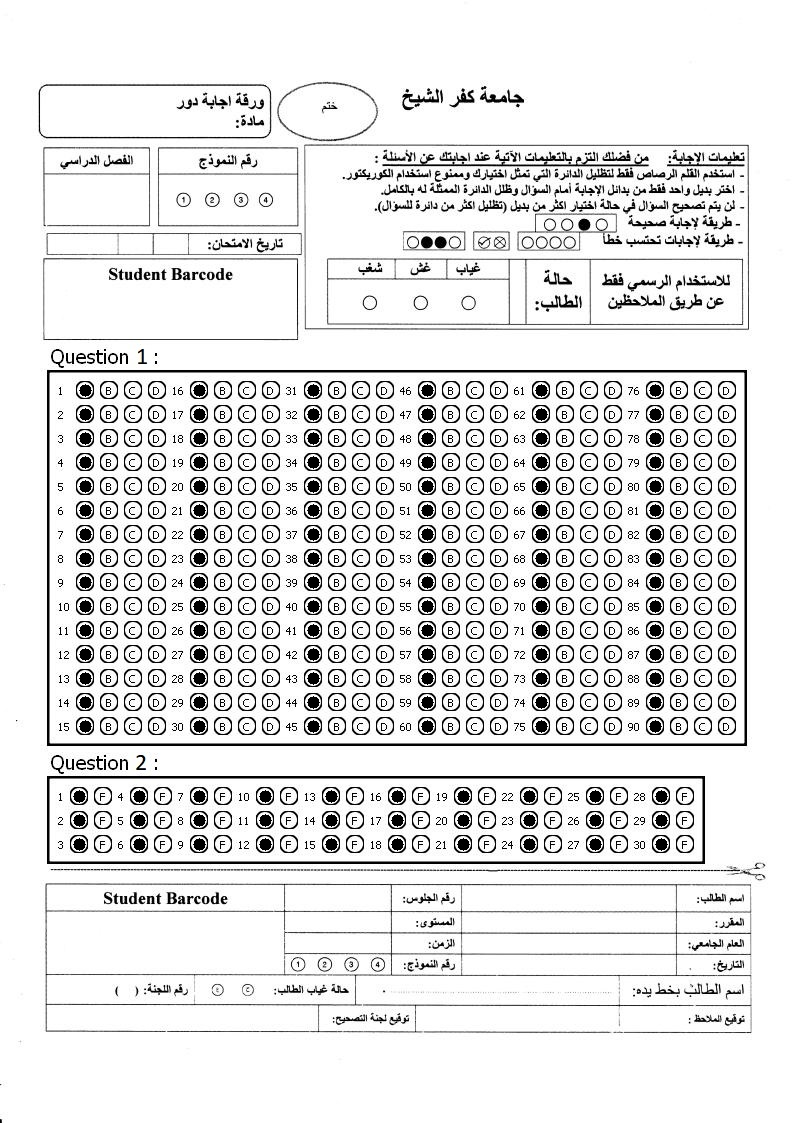
#> input picture imgs/t1.jpg, 794 x 1123 px
$ python main.py
#> lines starting #> are read from the running program, lines starting #| are printed output that depends on the picture; after the words box and inside, x2 and y2 are one past the last pixel; in counts of white or black regions, pixels touching at a corner belong together
#> (reads Model Answers.csv from the repository)
### utlis.py
import cv2
import numpy as np
from datetime import datetime
import csv


def pre_process(img_path):
    img = cv2.imread(img_path)
    # img = cv2.resize(img, (794, 1123))
    # print(img.shape)
    img_gray = cv2.cvtColor(img, cv2.COLOR_BGR2GRAY)  # CONVERT TO GRAYSCALE
    img_thresh = cv2.threshold(img_gray, 160, 255, cv2.THRESH_BINARY_INV)[1]  # APPLY THRESHOLD AND INVERSE
    return img, img_thresh


def split_1(img_thresh, img_coords, no_of_blocks, no_of_block_quest, no_of_choices):
    q_x, q_y, q_w, q_h = img_coords

    # 2D(questions x choices) array TO STORE THE NON ZERO VALUES OF EACH BOX
    pixel_val = np.zeros((no_of_blocks*no_of_block_quest, no_of_choices))

    # img_thresh = img_thresh[q_y+5:q_y + q_h-13, q_x:q_x + q_w-23]  # Outer bounding rectangle
    img_thresh = img_thresh[q_y:q_y + q_h, q_x:q_x + q_w]  # Outer bounding rectangle
    # cv2.imshow("imgContours", img_thresh)
    # cv2.waitKey(0)

    cells = []
    for i in range(no_of_blocks):
        w = 114*i
        b = img_thresh[:, 29+w-1:29+w+90+1]
        # print(b.shape)
        # cv2.imshow("imgCo'ntours", b[11-3:365+3, :])
        # cv2.waitKey(0)

        rows = np.vsplit(b[11 - 3:365 + 3, :], no_of_block_quest)

        for ir, r in enumerate(rows):
            # print(r.shape)
            # cv2.imshow("imgContosurss", r)
            # cv2.waitKey(0)

            cols = np.hsplit(r, no_of_choices)

            for iy, c in enumerate(cols):
                cells.append(c)
                total_pixels = cv2.countNonZero(c)
                pixel_val[ir+(i*no_of_block_quest)][iy] = total_pixels

                # [5 lines of commented-out code are left out]
    return pixel_val


def user_ans(pixel_val, no_of_blocks, no_of_block_quest, labels, ans, thresh):
    no_of_quests_1 = no_of_blocks * no_of_block_quest
    choice_index = []  # Index of user choice
    user_choices = []

    for x in range(0, no_of_quests_1):
        arr = pixel_val[x]

        # get user ans label(s)
        choices = " or ".join([labels[idx] for idx, i in enumerate(arr > thresh) if i ])
        user_choices.append(choices)

        # Ensure that only one circle (ans) is well marked
        if sum(arr > thresh) == 1:
            myIndexVal = np.where(arr == np.amax(arr))
            choice_index.append(myIndexVal[0][0])
        else:
            choice_index.append(-1)

    # COMPARE THE VALUES TO FIND THE CORRECT ANSWERS
    grading = []
    for x in range(0, no_of_quests_1):
        if ans[x] == choice_index[x]:
            grading.append(1)
        else:
            grading.append(0)

    return choice_index, user_choices, grading


def split_2(img_thresh, img_coords, no_of_blocks, no_of_block_quest, no_of_choices):
    # [10 lines of commented-out code are left out]

    q_x, q_y, q_w, q_h = img_coords

    # 2D(questions x choices) array TO STORE THE NON ZERO VALUES OF EACH BOX
    pixel_val = np.zeros((no_of_blocks*no_of_block_quest, no_of_choices))

    img_thresh = img_thresh[q_y:q_y + q_h, q_x :q_x + q_w]  # Outer bounding rectangle
    # cv2.imshow("imgContours", img_thresh)
    # cv2.waitKey(0)

    cells = []
    # idx = 1
    for i in range(no_of_blocks):  # __no_of_blocks
        if i < 3:
            w = 60 * i
        else:
            w = (60*2) + (66 * (i-2))

        b = img_thresh[:, 23+w-2:23+w+42+2]
        # cv2.imshow("imgContourss", b)
        # cv2.waitKey(0)

        rows = np.vsplit(b[11-3:77+3, :], no_of_block_quest) # __no_of_block_quest

        for ir, r in enumerate(rows):
            # print(r.shape)
            # cv2.imshow("imgContosurss", r)
            # cv2.waitKey(0)

            cols = np.hsplit(r, no_of_choices) # __no_of_choices

            for iy, c in enumerate(cols):
                cells.append(c)
                total_pixels = cv2.countNonZero(c)
                pixel_val[ir+(i*no_of_block_quest)][iy] = total_pixels

                # [5 lines of commented-out code are left out]
    return pixel_val


def user_ans_2(pixel_val, no_of_blocks, no_of_block_quest, labels, ans, thresh):
    no_of_quests_1 = no_of_blocks * no_of_block_quest
    choice_index = []  # Index of user choice
    user_choices = []

    for x in range(0, no_of_quests_1):
        arr = pixel_val[x]

        # get user ans label(s)
        choices = " or ".join([labels[idx] for idx, i in enumerate(arr > thresh) if i ])
        user_choices.append(choices)

        # Ensure that only one circle (ans) is well marked
        if sum(arr > thresh) == 1:
            myIndexVal = np.where(arr == np.amax(arr))
            choice_index.append(myIndexVal[0][0])
        else:
            choice_index.append(-1)

    # COMPARE THE VALUES TO FIND THE CORRECT ANSWERS
    grading = []
    for x in range(0, no_of_quests_1):
        if ans[x] == choice_index[x]:
            grading.append(1)
        else:
            grading.append(0)


    return choice_index, user_choices, grading


def evaluate_1(img_path, img_coords, quest_specs, thresh):
    no_of_blocks_1, no_of_block_quest_1, no_of_choices_1, labels_1, ans_1 = quest_specs[0]

    img, img_thresh = pre_process(img_path)
#> in pre_process, img is the input picture: shape (1123, 794, 3); mean B, G, R 227.3, 227.3, 227.3
#> in pre_process, `img_thresh = cv2.threshold(img_gray, 160, 255, cv2.THRESH_BINARY_INV)[1]`:
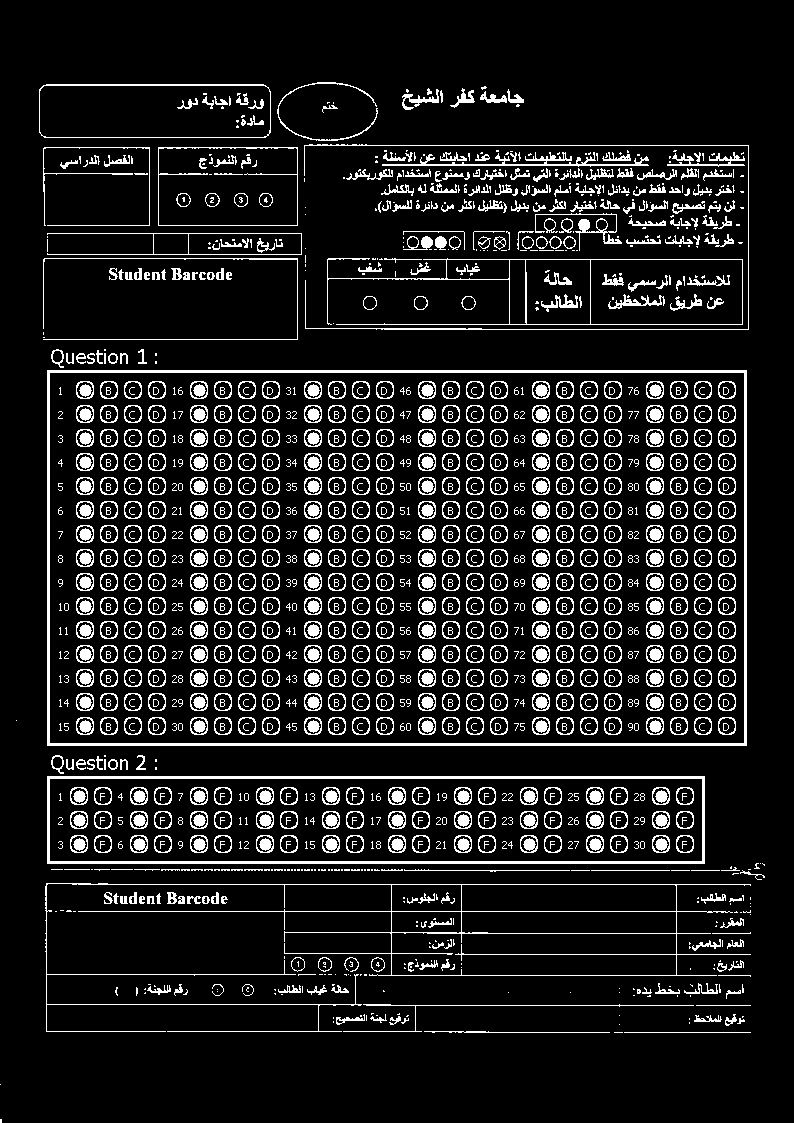
#> img_thresh: shape (1123, 794); 11.5% white in thin lines or dots, all inside (x1, y1, x2, y2) = (0, 82, 765, 1123)

    pixel_val_1 = split_1(img_thresh, img_coords[0], no_of_blocks_1, no_of_block_quest_1, no_of_choices_1)
#> in split_1, `img_thresh = img_thresh[q_y:q_y + q_h, q_x:q_x + q_w]`: img_thresh: shape (376, 700); 22% white; 862 white regions (261 under 20 px), largest, box (x1, y1, x2, y2) and area: (0, 0, 700, 376) 6420, (29, 11, 47, 29) 207, (485, 11, 503, 29) 207
#> the loop in split_1, `for i in range(no_of_blocks):` made 6 passes
#> pass 1, in split_1, `b = img_thresh[:, 29+w-1:29+w+90+1]`:
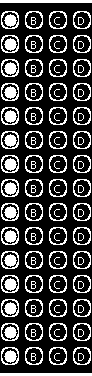
#> b: shape (376, 92); 25.4% white; 107 white regions (15 under 20 px), largest, box (x1, y1, x2, y2) and area: (0, 0, 92, 3) 276, (0, 373, 92, 376) 276, (1, 11, 19, 29) 207
#> after the loop in split_1, `for i in range(no_of_blocks):`: c: shape (24, 23); 20.7% white in thin lines or dots, all inside (x1, y1, x2, y2) = (4, 3, 22, 21)
#> after the loop in split_1, `for i in range(no_of_blocks):`:
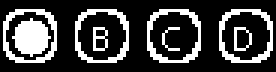
#> r: shape (24, 92) (shown 3 times larger); 24.6% white in thin lines or dots, all inside (x1, y1, x2, y2) = (1, 3, 91, 21)
#> after the loop in split_1, `for i in range(no_of_blocks):`: cells = 360 items; pixel_val = 90 rows, first 6: [207, 118, 109, 114], [207, 118, 109, 114], [207, 118, 109, 114], [207, 118, 109, 114], [207, 118, 109, 114], [207, 118, 109, 114]
#> pixel_val_1 has the same summary as pixel_val in split_1

    choice_index_1, user_choices_1, grading_1 = user_ans(pixel_val_1, no_of_blocks_1, no_of_block_quest_1, labels_1, ans_1, thresh[0])
#> the loop in user_ans, `for x in range(0, no_of_quests_1):` made 90 passes
#> after the loop in user_ans, `for x in range(0, no_of_quests_1):`: choice_index = 90 values from 0 to 0; user_choices = 90 items, first 6: 'A', 'A', 'A', 'A', 'A', 'A'
#> after the loop in user_ans, `for x in range(0, no_of_quests_1):`: grading = 90 values, max 1 at index 0, min 0 at index 4, mean 0.722
#> choice_index_1 = 90 values from 0 to 0; user_choices_1 = 90 items, first 6: 'A', 'A', 'A', 'A', 'A', 'A'; grading_1 has the same summary as grading in user_ans
    # print(choice_index_1)
    # print(user_choices_1)

    # Question 2
    no_of_blocks_2, no_of_block_quest_2, no_of_choices_2, labels_2, ans_2 = quest_specs[1]
    pixel_val_2 = split_2(img_thresh, img_coords[1], no_of_blocks_2, no_of_block_quest_2, no_of_choices_2)
#> in split_2, `img_thresh = img_thresh[q_y:q_y + q_h, q_x :q_x + q_w]`: img_thresh: shape (88, 658); 25.4% white; 151 white regions (81 under 20 px), largest, box (x1, y1, x2, y2) and area: (0, 0, 658, 88) 4440, (341, 11, 359, 29) 209, (605, 11, 623, 29) 209
#> the loop in split_2, `for i in range(no_of_blocks):` made 10 passes
#> pass 1, in split_2, `b = img_thresh[:, 23+w-2:23+w+42+2]`:
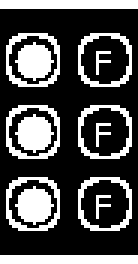
#> b: shape (88, 46) (shown 3 times larger); 30.2% white; 14 white regions (3 under 20 px), largest, box (x1, y1, x2, y2) and area: (0, 0, 46, 3) 138, (0, 85, 46, 88) 138, (5, 14, 18, 27) 113
#> after the loop in split_2, `for i in range(no_of_blocks):`: c: shape (24, 23); 19.9% white in thin lines or dots, all inside (x1, y1, x2, y2) = (3, 3, 21, 21)
#> after the loop in split_2, `for i in range(no_of_blocks):`:
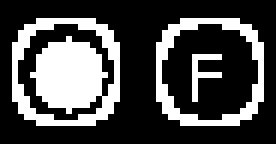
#> r: shape (24, 46) (shown 6 times larger); 28.9% white; 3 white regions (1 under 20 px), largest, box (x1, y1, x2, y2) and area: (2, 3, 20, 21) 209, (26, 3, 44, 21) 94
#> after the loop in split_2, `for i in range(no_of_blocks):`: cells = 60 items; pixel_val = 30 pairs, first value 206 to 209, second value 109 to 110
#> pixel_val_2 has the same summary as pixel_val in split_2
    choice_index_2, user_choices_2, grading_2 = user_ans_2(pixel_val_2, no_of_blocks_2, no_of_block_quest_2, labels_2, ans_2, thresh[1])
#> the loop in user_ans_2, `for x in range(0, no_of_quests_1):` made 30 passes
#> arr on passes 1 to 12: [206, 109], [206, 109], [206, 109], [208, 110], [208, 110], [208, 110], [206, 109], [206, 109], [206, 109], [206, 109], [206, 109], [206, 109]
#> after the loop in user_ans_2, `for x in range(0, no_of_quests_1):`: choice_index = 30 values from 0 to 0; user_choices = 30 items, first 6: 'T', 'T', 'T', 'T', 'T', 'T'
#> after the loop in user_ans_2, `for x in range(0, no_of_quests_1):`: grading = 30 values, max 1 at index 0, min 0 at index 5, mean 0.767
#> choice_index_2 = 30 values from 0 to 0; user_choices_2 = 30 items, first 6: 'T', 'T', 'T', 'T', 'T', 'T'; grading_2 has the same summary as grading in user_ans_2


    gray_1_count = choice_index_1.count(-1)
#> gray_1_count = 0
    gray_2_count = choice_index_2.count(-1)
#> gray_2_count = 0

    # Show use Q1 Answers
    for i in range(no_of_blocks_1):
        w = 114 * i
        for j in range(no_of_block_quest_1):
            user_ans_index = choice_index_1[j + (i * no_of_block_quest_1)]
            grad = grading_1[j + (i * no_of_block_quest_1)]
            correct_ans = ans_1[j + (i * no_of_block_quest_1)]
            if user_ans_index == -1:
                color = (255, 0, 0)
                cv2.circle(img, (47 + 29 + 9 + (24 * user_ans_index) + w, 370 + 11 + 9 + (24 * j)), 6, color,
                           cv2.FILLED)
                cv2.circle(img, (47 + 29 + 9 + (24 * correct_ans) + w, 370 + 11 + 9 + (24 * j)), 6, (0, 255, 0),
                           cv2.FILLED)

            elif grad == 0:
                color = (0, 0, 255)
                cv2.circle(img, (47 + 29 + 9 + (24 * user_ans_index) + w, 370 + 11 + 9 + (24 * j)), 6, color,
                           cv2.FILLED)
                cv2.circle(img, (47 + 29 + 9 + (24 * correct_ans) + w, 370 + 11 + 9 + (24 * j)), 6, (0, 255, 0),
                           cv2.FILLED)
#> img: shape (1123, 794, 3); 0.63% of pixels changed, all inside (x1, y1, x2, y2) = (79, 384, 734, 733)


    # Show use Q2 Answers
    for i in range(no_of_blocks_2):  # __no_of_blocks
        if i < 3:
            w = 60 * i
        else:
            w = (60 * 2) + (66 * (i - 2))

        for j in range(no_of_block_quest_2):  # __no_of_block_quest
            user_ans_index = choice_index_2[j + (i * no_of_block_quest_2)]
            grad = grading_2[j + (i * no_of_block_quest_2)]
            correct_ans = ans_2[j + (i * no_of_block_quest_2)]
            if user_ans_index == -1:
                color = (255, 0, 0)
                cv2.circle(img, (47 + 23 + 9 + (24 * user_ans_index) + w, 776 + 11 + 9 + (24 * j)), 6, color,
                           cv2.FILLED)
                cv2.circle(img, (47 + 23 + 9 + (24 * correct_ans) + w, 776 + 11 + 9 + (24 * j)), 6, (0, 255, 0),
                           cv2.FILLED)
            elif grad == 0:
                color = (0, 0, 255)
                cv2.circle(img, (47 + 23 + 9 + (24 * user_ans_index) + w, 776 + 11 + 9 + (24 * j)), 6, color,
                           cv2.FILLED)
                cv2.circle(img, (47 + 23 + 9 + (24 * correct_ans) + w, 776 + 11 + 9 + (24 * j)), 6, (0, 255, 0),
                           cv2.FILLED)
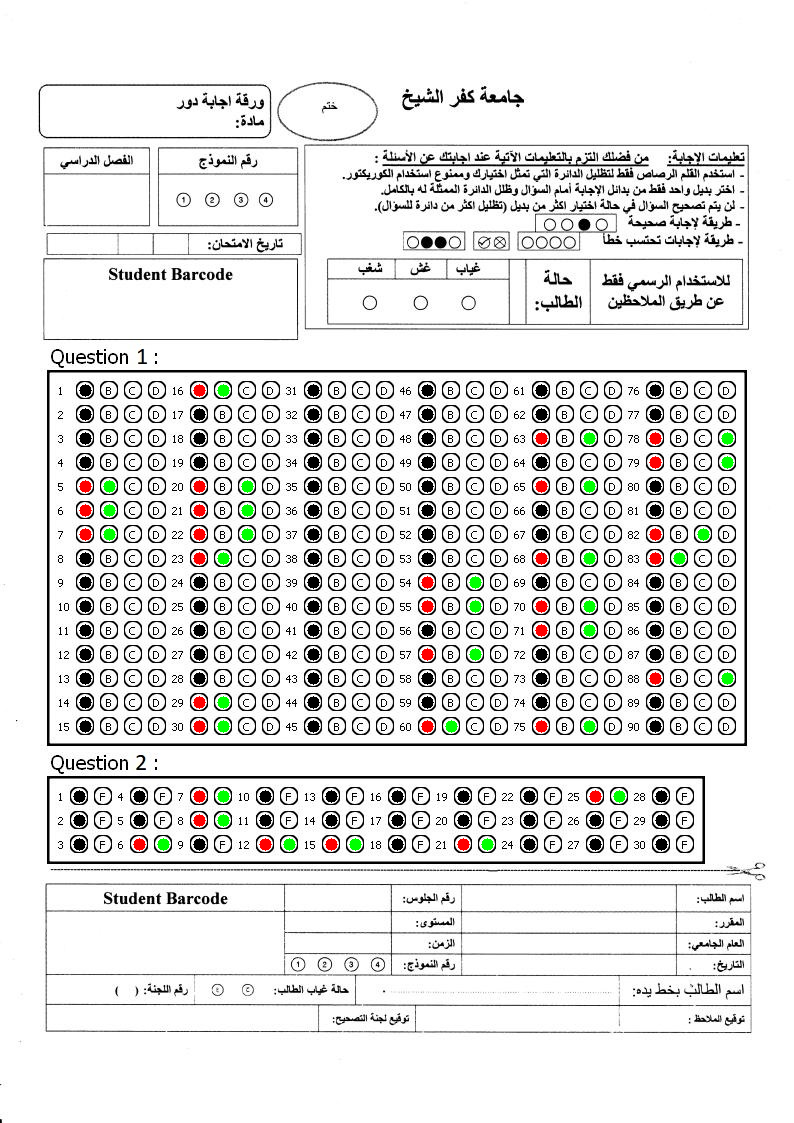
#> img: shape (1123, 794, 3); mean B, G, R 226.5, 227.5, 227.5


    # img = cv2.resize(img, (800, 800))
    # cv2.imshow("imgContours", img)
    # cv2.waitKey(0)
    return img, grading_1, grading_2, gray_1_count, gray_2_count, user_choices_1, user_choices_2


def find_results(gradings, q_weights, no_of_questions):
    grading_1, grading_2 = gradings
    q1_weight, q2_weight = q_weights
    no_of_question_1, no_of_question_2 = no_of_questions
    totalScore = ((sum((grading_1 * q1_weight) + (grading_2 * q2_weight))) / ((no_of_question_1 * q1_weight) + (no_of_question_2 * q2_weight))) * 100
    return totalScore


def mark_grade(name, Grade, userchoices):
    with open('Grades.csv', 'a', newline='') as f:
        currtime = datetime.now()
        timestr = currtime.strftime('%x')

        row = [name] + [Grade] + [timestr] + userchoices
        writer = csv.writer(f)
        writer.writerow(row)


def get_ans():
    lines = []
    with open('Model Answers.csv', "r") as f1:
        csv_reader = csv.reader(f1, delimiter=',')
        for line in csv_reader:
            lines.append(line)
    return lines[-2:]

### main.py
from utlis import *


img_path = "imgs/t1.jpg"

# img_coords --> [q_x, q_y, q_w, q_h]
q1_coords = [47, 370, 700, 376]  # Qusetion 1
q2_coords = [47, 776, 658, 88]  # Qusetion 2

# get the Model answer
ans = get_ans()
# print(ans)

# Convert String to integer
ans_1 = [*map(int, ans[0])]
ans_2 = [*map(int, ans[1])]

q1_labels = ['A', 'B', 'C', 'D']

threshold_1 = 150

q2_labels = ['T', 'F']

threshold_2 = 150

# quest_specs --> [no_of_blocks, no_of_block_quest, no_of_choices, labels, ans1]
q1_specs = [6, 15, 4, q1_labels, ans_1]
q2_specs = [10, 3, 2, q2_labels, ans_2]

img_coords = [q1_coords, q2_coords]
quest_specs = [q1_specs, q2_specs]
threshold = [threshold_1, threshold_2]

q1_weight = 1
q2_weight = 1
img, grading_1, grading_2, gray_1_count, gray_2_count, user_choices_1, user_choices_2 = evaluate_1(img_path, img_coords,
                                                                                                   quest_specs,
                                                                                                   threshold)
#> grading_1 = 90 values, max 1 at index 0, min 0 at index 4, mean 0.722; grading_2 has the same summary as grading in user_ans_2; gray_1_count = 0; gray_2_count = 0; user_choices_1 = 90 items, first 6: 'A', 'A', 'A', 'A', 'A', 'A'; user_choices_2 = 30 items, first 6: 'T', 'T', 'T', 'T', 'T', 'T'

gradings = [grading_1, grading_2]
q_weights = [q1_weight, q2_weight]
no_of_question_1 = q1_specs[0] * q1_specs[1]
no_of_question_2 = q2_specs[0] * q2_specs[1]

no_of_questions = [no_of_question_1, no_of_question_2]
result = find_results(gradings, q_weights, no_of_questions)
#> in find_results, `grading_1, grading_2 = gradings`: grading_2 has the same summary as grading in user_ans_2
#> in find_results, `totalScore = ((sum((grading_1 * q1_weight) + (grading_2 * q2_weight)))..`: totalScore = 73.33
#> result = 73.33
result = round(result, 2)
print("Total score", result)
#| Total score 73.33
correct_1 = grading_1.count(1)
#> correct_1 = 65
correct_2 = grading_2.count(1)
#> correct_2 = 23

print("Q1 correct Answers", correct_1)
#| Q1 correct Answers 65
print("Q1 Wrong Answers", no_of_question_1 - (correct_1 + gray_1_count))
#| Q1 Wrong Answers 25
print("Q1 Gray Answers", gray_1_count)
#| Q1 Gray Answers 0

print("Q2 correct Answers", correct_2)
#| Q2 correct Answers 23
print("Q2 Wrong Answers", no_of_question_2 - (correct_2 + gray_2_count))
#| Q2 Wrong Answers 7
print("Q2 Gray Answers", gray_2_count)
#| Q2 Gray Answers 0

student_id = 2

# Save Student Grade into csv
mark_grade(student_id, result, user_choices_1 + user_choices_2)
#> in mark_grade, `row = [name] + [Grade] + [timestr] + userchoices`: row = 123 items, first 6: 2, 73.33, '11/20/26', 'A', 'A', 'A'


cv2.putText(img, f'Grade: {result}%', (10, 50), cv2.FONT_HERSHEY_COMPLEX, 2, (0, 0, 255), 4)
#> img: shape (1123, 794, 3); 0.72% of pixels changed, all inside (x1, y1, x2, y2) = (14, 6, 487, 53)

# grading, correct ..,
img = cv2.resize(img, (800, 800))
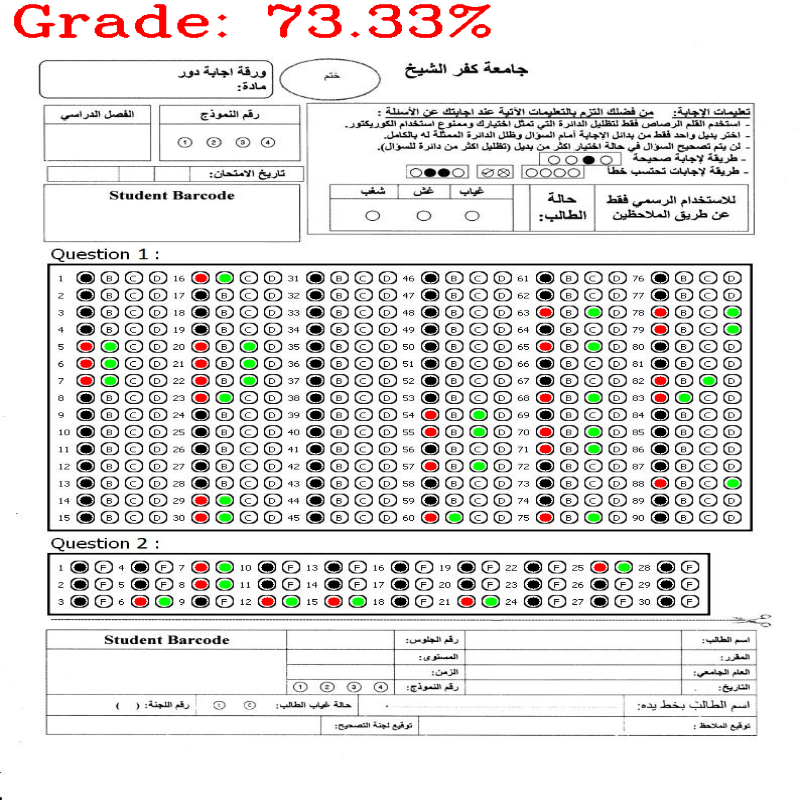
#> img: shape (800, 800, 3); mean B, G, R 224.7, 225.8, 227.6
cv2.imshow("image", img)
cv2.waitKey(0)
